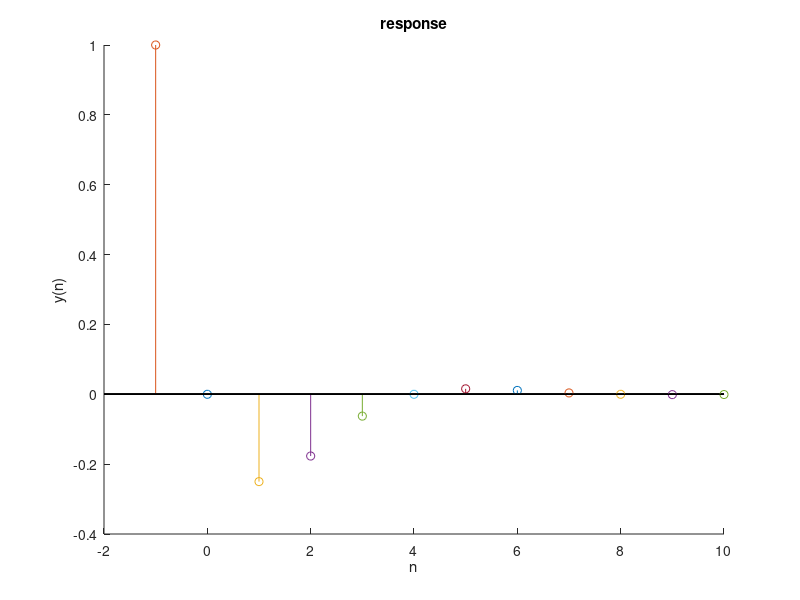

Write the MATLAB code that produced this figure.
figure
hold on
y1=0;
y2=1;
xlabel('n');
ylabel('y(n)');
title('response');
stem(0,y1);stem(-1,y2);
for n=1:1:10
    y=((sqrt(2)/2)*y1)-(1/4*y2);
    stem(n,y);
    y2=y1;
    y1=y;
    
end